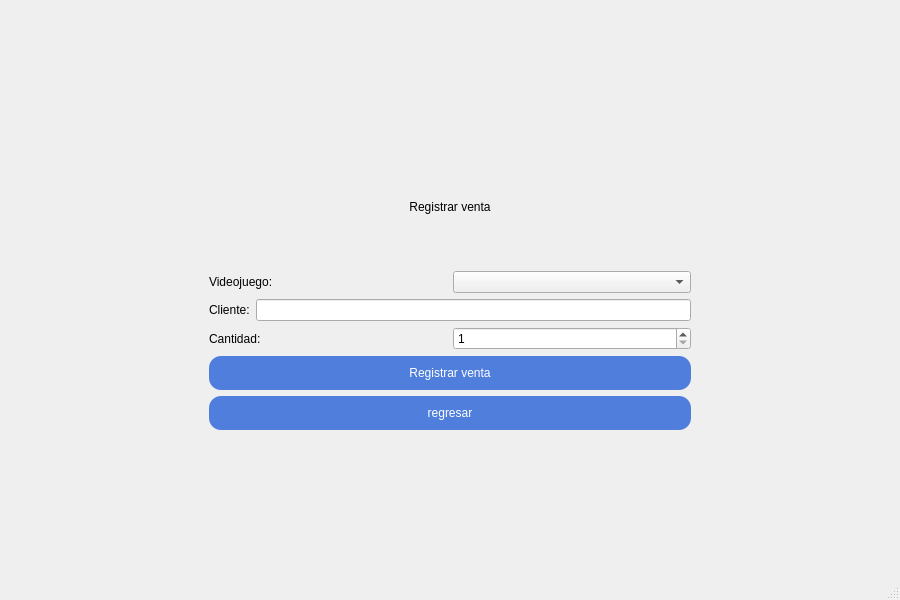
<?xml version="1.0" encoding="UTF-8"?>
<ui version="4.0">
 <class>MainWindow</class>
 <widget class="QMainWindow" name="MainWindow">
  <property name="geometry">
   <rect>
    <x>0</x>
    <y>0</y>
    <width>900</width>
    <height>600</height>
   </rect>
  </property>
  <property name="windowTitle">
   <string>Ventas</string>
  </property>
  <widget class="QWidget" name="centralwidget">
   <layout class="QVBoxLayout" name="rootLayout">
    <item>
     <spacer name="spacerTop">
      <property name="orientation">
       <enum>Qt::Vertical</enum>
      </property>
      <property name="sizeHint" stdset="0">
       <size>
        <width>0</width>
        <height>0</height>
       </size>
      </property>
     </spacer>
    </item>
    <item alignment="Qt::AlignHCenter">
     <widget class="QFrame" name="salesCard">
      <property name="minimumSize">
       <size>
        <width>500</width>
        <height>300</height>
       </size>
      </property>
      <layout class="QVBoxLayout" name="cardLayout">
       <item>
        <widget class="QLabel" name="lblTitle">
         <property name="text">
          <string>Registrar venta</string>
         </property>
         <property name="alignment">
          <set>Qt::AlignCenter</set>
         </property>
        </widget>
       </item>
       <item>
        <layout class="QHBoxLayout" name="layoutGame">
         <item>
          <widget class="QLabel" name="lblGame">
           <property name="text">
            <string>Videojuego:</string>
           </property>
          </widget>
         </item>
         <item>
          <widget class="QComboBox" name="cmbGame"/>
         </item>
        </layout>
       </item>
       <item>
        <layout class="QHBoxLayout" name="layoutClient">
         <item>
          <widget class="QLabel" name="lblClient">
           <property name="text">
            <string>Cliente:</string>
           </property>
          </widget>
         </item>
         <item>
          <widget class="QLineEdit" name="txtClient"/>
         </item>
        </layout>
       </item>
       <item>
        <layout class="QHBoxLayout" name="layoutQty">
         <item>
          <widget class="QLabel" name="lblQty">
           <property name="text">
            <string>Cantidad:</string>
           </property>
          </widget>
         </item>
         <item>
          <widget class="QSpinBox" name="spnQty">
           <property name="minimum">
            <number>1</number>
           </property>
           <property name="value">
            <number>1</number>
           </property>
          </widget>
         </item>
        </layout>
       </item>
       <item>
        <widget class="QPushButton" name="btnRegister">
         <property name="styleSheet">
          <string notr="true">QPushButton {
    background-color: #4F7EDC;
    color: white;
    border: none;
    border-radius: 12px;
    padding: 10px;
}
QPushButton:hover { background-color: #4F7EDC; }
QPushButton:pressed { background-color: #4F7EDC; padding-left: 12px; padding-top: 12px; }</string>
         </property>
         <property name="text">
          <string>Registrar venta</string>
         </property>
        </widget>
       </item>
       <item>
        <widget class="QPushButton" name="btnAdd">
         <property name="styleSheet">
          <string notr="true">QPushButton {
    background-color: #4F7EDC;
    color: white;
    border: none;
    border-radius: 12px;
    padding: 10px;
}
QPushButton:hover { background-color: #4F7EDC; }
QPushButton:pressed { background-color: #4F7EDC; padding-left: 12px; padding-top: 12px; }</string>
         </property>
         <property name="text">
          <string>regresar</string>
         </property>
        </widget>
       </item>
      </layout>
     </widget>
    </item>
    <item>
     <spacer name="spacerBottom">
      <property name="orientation">
       <enum>Qt::Vertical</enum>
      </property>
      <property name="sizeHint" stdset="0">
       <size>
        <width>0</width>
        <height>0</height>
       </size>
      </property>
     </spacer>
    </item>
   </layout>
  </widget>
  <widget class="QMenuBar" name="menubar">
   <property name="geometry">
    <rect>
     <x>0</x>
     <y>0</y>
     <width>900</width>
     <height>26</height>
    </rect>
   </property>
  </widget>
  <widget class="QStatusBar" name="statusbar"/>
 </widget>
 <resources/>
 <connections/>
</ui>
